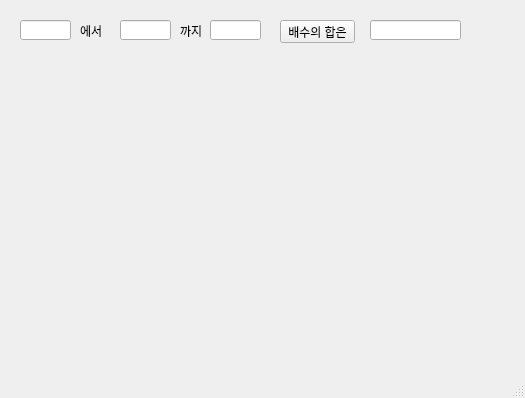
<?xml version="1.0" encoding="UTF-8"?>
<ui version="4.0">
 <class>MainWindow</class>
 <widget class="QMainWindow" name="MainWindow">
  <property name="geometry">
   <rect>
    <x>0</x>
    <y>0</y>
    <width>525</width>
    <height>398</height>
   </rect>
  </property>
  <property name="windowTitle">
   <string>MainWindow</string>
  </property>
  <widget class="QWidget" name="centralwidget">
   <widget class="QLineEdit" name="le1">
    <property name="geometry">
     <rect>
      <x>20</x>
      <y>20</y>
      <width>51</width>
      <height>20</height>
     </rect>
    </property>
   </widget>
   <widget class="QLineEdit" name="le2">
    <property name="geometry">
     <rect>
      <x>120</x>
      <y>20</y>
      <width>51</width>
      <height>20</height>
     </rect>
    </property>
   </widget>
   <widget class="QLineEdit" name="le3">
    <property name="geometry">
     <rect>
      <x>210</x>
      <y>20</y>
      <width>51</width>
      <height>20</height>
     </rect>
    </property>
   </widget>
   <widget class="QLineEdit" name="le_result">
    <property name="geometry">
     <rect>
      <x>370</x>
      <y>20</y>
      <width>91</width>
      <height>20</height>
     </rect>
    </property>
   </widget>
   <widget class="QLabel" name="label">
    <property name="geometry">
     <rect>
      <x>80</x>
      <y>20</y>
      <width>31</width>
      <height>21</height>
     </rect>
    </property>
    <property name="text">
     <string>에서</string>
    </property>
   </widget>
   <widget class="QLabel" name="label_2">
    <property name="geometry">
     <rect>
      <x>180</x>
      <y>20</y>
      <width>31</width>
      <height>21</height>
     </rect>
    </property>
    <property name="text">
     <string>까지</string>
    </property>
   </widget>
   <widget class="QPushButton" name="pb">
    <property name="geometry">
     <rect>
      <x>280</x>
      <y>20</y>
      <width>75</width>
      <height>23</height>
     </rect>
    </property>
    <property name="text">
     <string>배수의 합은</string>
    </property>
   </widget>
  </widget>
  <widget class="QMenuBar" name="menubar">
   <property name="geometry">
    <rect>
     <x>0</x>
     <y>0</y>
     <width>525</width>
     <height>21</height>
    </rect>
   </property>
  </widget>
  <widget class="QStatusBar" name="statusbar"/>
 </widget>
 <resources/>
 <connections/>
</ui>
